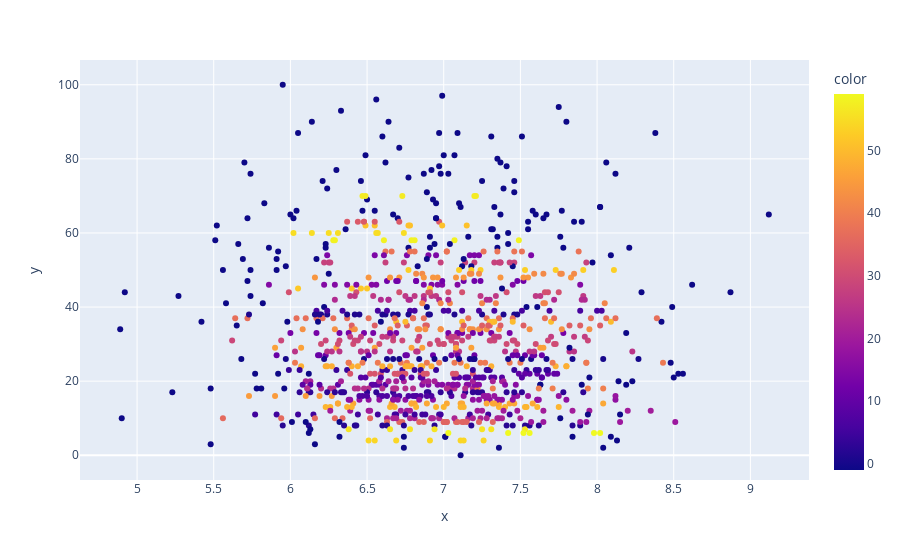

Source (notebook cell):
### Code cell
fig = px.scatter(x=cgpa, y=marks, color=score_df['cluster'])

fig.show()

### Figure 1 — Plotly figure (JSON) as saved in the notebook; plotly's stock layout.template omitted (floating-point values rounded to 4 significant figures; data arrays with more than 128 entries replaced by an {"elided": "..."} marker saying what was removed)
{"data": [{"hovertemplate": "x=%{x}<br>y=%{y}<br>color=%{marker.color}<extra></extra>", "legendgroup": "", "marker": {"color": {"elided": "1000 int values"}, "coloraxis": "coloraxis", "symbol": "circle"}, "mode": "markers", "name": "", "orientation": "v", "showlegend": false, "type": "scatter", "x": {"elided": "1000 float values"}, "xaxis": "x", "y": {"elided": "1000 int values"}, "yaxis": "y"}], "layout": {"coloraxis": {"colorbar": {"title": {"text": "color"}}, "colorscale": [[0, "#0d0887"], [0.1111, "#46039f"], [0.2222, "#7201a8"], [0.3333, "#9c179e"], [0.4444, "#bd3786"], [0.5556, "#d8576b"], [0.6667, "#ed7953"], [0.7778, "#fb9f3a"], [0.8889, "#fdca26"], [1, "#f0f921"]]}, "legend": {"tracegroupgap": 0}, "margin": {"t": 60}, "xaxis": {"anchor": "y", "domain": [0, 1], "title": {"text": "x"}}, "yaxis": {"anchor": "x", "domain": [0, 1], "title": {"text": "y"}}}}
